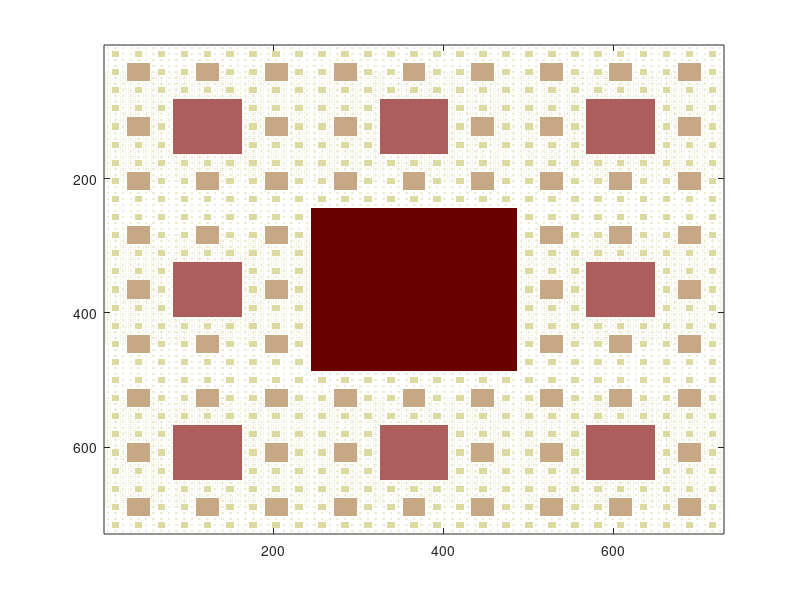

Recreate this plot in MATLAB.
%Sierpinski Carpet
colored=1;

if colored
    b0=uint8([1 1 1;1 0 1;1 1 1]);
    for n=1:5
        x=zeros(3^n,'uint8');
        b0=1+[b0 b0 b0;b0 x b0;b0 b0 b0];
    end
    colors=pink(6);
    imagesc(b0),colormap(colors);
    imwrite(b0-1,colors,'sierpinski2.png','png');
else
    b0=logical([1 1 1;1 0 1;1 1 1]);
    for n=1:5
        x=logical(zeros(3^n));
        b0=[b0 b0 b0;b0 x b0;b0 b0 b0];
    end
    imagesc(b0),colormap(gray(2));
    %imwrite(bn,'sierpinski1.png','png','bitdepth',1);
end
